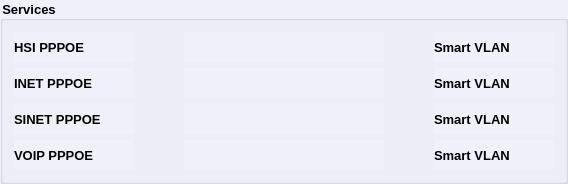
                   <widget class="QGroupBox" name="servicesGB">
                    <property name="minimumSize">
                     <size>
                      <width>0</width>
                      <height>0</height>
                     </size>
                    </property>
                    <property name="font">
                     <font>
                      <family>Tahoma</family>
                      <pointsize>10</pointsize>
                      <bold>true</bold>
                     </font>
                    </property>
                    <property name="styleSheet">
                     <string notr="true">background-color: rgb(240, 240, 250);</string>
                    </property>
                    <property name="title">
                     <string>Services</string>
                    </property>
                    <layout class="QVBoxLayout" name="verticalLayout_5">
                     <item>
                      <layout class="QHBoxLayout" name="horizontalLayout_16">
                       <property name="spacing">
                        <number>50</number>
                       </property>
                       <item>
                        <widget class="QLabel" name="label_29">
                         <property name="minimumSize">
                          <size>
                           <width>120</width>
                           <height>30</height>
                          </size>
                         </property>
                         <property name="maximumSize">
                          <size>
                           <width>120</width>
                           <height>30</height>
                          </size>
                         </property>
                         <property name="font">
                          <font>
                           <family>Tahoma</family>
                           <pointsize>10</pointsize>
                           <bold>true</bold>
                          </font>
                         </property>
                         <property name="text">
                          <string>HSI PPPOE</string>
                         </property>
                        </widget>
                       </item>
                       <item>
                        <widget class="QLabel" name="pppoeLbl">
                         <property name="sizePolicy">
                          <sizepolicy hsizetype="Expanding" vsizetype="Preferred">
                           <horstretch>0</horstretch>
                           <verstretch>0</verstretch>
                          </sizepolicy>
                         </property>
                         <property name="minimumSize">
                          <size>
                           <width>200</width>
                           <height>30</height>
                          </size>
                         </property>
                         <property name="maximumSize">
                          <size>
                           <width>200</width>
                           <height>30</height>
                          </size>
                         </property>
                         <property name="font">
                          <font>
                           <family>Tahoma</family>
                           <pointsize>10</pointsize>
                           <bold>true</bold>
                          </font>
                         </property>
                         <property name="styleSheet">
                          <string notr="true">color: rgb(85, 0, 127);</string>
                         </property>
                         <property name="text">
                          <string/>
                         </property>
                        </widget>
                       </item>
                       <item>
                        <widget class="QLabel" name="hsiVlanLbl">
                         <property name="sizePolicy">
                          <sizepolicy hsizetype="Expanding" vsizetype="Preferred">
                           <horstretch>0</horstretch>
                           <verstretch>0</verstretch>
                          </sizepolicy>
                         </property>
                         <property name="minimumSize">
                          <size>
                           <width>120</width>
                           <height>30</height>
                          </size>
                         </property>
                         <property name="maximumSize">
                          <size>
                           <width>2000</width>
                           <height>30</height>
                          </size>
                         </property>
                         <property name="font">
                          <font>
                           <family>Tahoma</family>
                           <pointsize>10</pointsize>
                           <bold>true</bold>
                          </font>
                         </property>
                         <property name="text">
                          <string>Smart VLAN</string>
                         </property>
                        </widget>
                       </item>
                      </layout>
                     </item>
                     <item>
                      <layout class="QHBoxLayout" name="horizontalLayout_9">
                       <property name="spacing">
                        <number>50</number>
                       </property>
                       <item>
                        <widget class="QLabel" name="label_15">
                         <property name="minimumSize">
                          <size>
                           <width>120</width>
                           <height>30</height>
                          </size>
                         </property>
                         <property name="maximumSize">
                          <size>
                           <width>120</width>
                           <height>30</height>
                          </size>
                         </property>
                         <property name="font">
                          <font>
                           <family>Tahoma</family>
                           <pointsize>10</pointsize>
                           <bold>true</bold>
                          </font>
                         </property>
                         <property name="text">
                          <string>INET PPPOE</string>
                         </property>
                        </widget>
                       </item>
                       <item>
                        <widget class="QLabel" name="inetLbl">
                         <property name="sizePolicy">
                          <sizepolicy hsizetype="Expanding" vsizetype="Preferred">
                           <horstretch>0</horstretch>
                           <verstretch>0</verstretch>
                          </sizepolicy>
                         </property>
                         <property name="minimumSize">
                          <size>
                           <width>200</width>
                           <height>30</height>
                          </size>
                         </property>
                         <property name="maximumSize">
                          <size>
                           <width>200</width>
                           <height>30</height>
                          </size>
                         </property>
                         <property name="font">
                          <font>
                           <family>Tahoma</family>
                           <pointsize>10</pointsize>
                           <bold>true</bold>
                          </font>
                         </property>
                         <property name="styleSheet">
                          <string notr="true">color: rgb(85, 0, 127);</string>
                         </property>
                         <property name="text">
                          <string/>
                         </property>
                        </widget>
                       </item>
                       <item>
                        <widget class="QLabel" name="inetVlanLbl">
                         <property name="sizePolicy">
                          <sizepolicy hsizetype="Expanding" vsizetype="Preferred">
                           <horstretch>0</horstretch>
                           <verstretch>0</verstretch>
                          </sizepolicy>
                         </property>
                         <property name="minimumSize">
                          <size>
                           <width>120</width>
                           <height>30</height>
                          </size>
                         </property>
                         <property name="maximumSize">
                          <size>
                           <width>2000</width>
                           <height>30</height>
                          </size>
                         </property>
                         <property name="font">
                          <font>
                           <family>Tahoma</family>
                           <pointsize>10</pointsize>
                           <bold>true</bold>
                          </font>
                         </property>
                         <property name="text">
                          <string>Smart VLAN</string>
                         </property>
                        </widget>
                       </item>
                      </layout>
                     </item>
                     <item>
                      <layout class="QHBoxLayout" name="horizontalLayout_15">
                       <property name="spacing">
                        <number>50</number>
                       </property>
                       <item>
                        <widget class="QLabel" name="label_27">
                         <property name="minimumSize">
                          <size>
                           <width>120</width>
                           <height>30</height>
                          </size>
                         </property>
                         <property name="maximumSize">
                          <size>
                           <width>120</width>
                           <height>30</height>
                          </size>
                         </property>
                         <property name="font">
                          <font>
                           <family>Tahoma</family>
                           <pointsize>10</pointsize>
                           <bold>true</bold>
                          </font>
                         </property>
                         <property name="text">
                          <string>SINET PPPOE</string>
                         </property>
                        </widget>
                       </item>
                       <item>
                        <widget class="QLabel" name="sinetLbl">
                         <property name="sizePolicy">
                          <sizepolicy hsizetype="Expanding" vsizetype="Preferred">
                           <horstretch>0</horstretch>
                           <verstretch>0</verstretch>
                          </sizepolicy>
                         </property>
                         <property name="minimumSize">
                          <size>
                           <width>200</width>
                           <height>30</height>
                          </size>
                         </property>
                         <property name="maximumSize">
                          <size>
                           <width>200</width>
                           <height>30</height>
                          </size>
                         </property>
                         <property name="font">
                          <font>
                           <family>Tahoma</family>
                           <pointsize>10</pointsize>
                           <bold>true</bold>
                          </font>
                         </property>
                         <property name="styleSheet">
                          <string notr="true">color: rgb(85, 0, 127);</string>
                         </property>
                         <property name="text">
                          <string/>
                         </property>
                        </widget>
                       </item>
                       <item>
                        <widget class="QLabel" name="sinetVlanLbl">
                         <property name="sizePolicy">
                          <sizepolicy hsizetype="Expanding" vsizetype="Preferred">
                           <horstretch>0</horstretch>
                           <verstretch>0</verstretch>
                          </sizepolicy>
                         </property>
                         <property name="minimumSize">
                          <size>
                           <width>120</width>
                           <height>30</height>
                          </size>
                         </property>
                         <property name="maximumSize">
                          <size>
                           <width>2000</width>
                           <height>30</height>
                          </size>
                         </property>
                         <property name="font">
                          <font>
                           <family>Tahoma</family>
                           <pointsize>10</pointsize>
                           <bold>true</bold>
                          </font>
                         </property>
                         <property name="text">
                          <string>Smart VLAN</string>
                         </property>
                        </widget>
                       </item>
                      </layout>
                     </item>
                     <item>
                      <layout class="QHBoxLayout" name="horizontalLayout_12">
                       <property name="spacing">
                        <number>50</number>
                       </property>
                       <item>
                        <widget class="QLabel" name="label_21">
                         <property name="minimumSize">
                          <size>
                           <width>120</width>
                           <height>30</height>
                          </size>
                         </property>
                         <property name="maximumSize">
                          <size>
                           <width>120</width>
                           <height>30</height>
                          </size>
                         </property>
                         <property name="font">
                          <font>
                           <family>Tahoma</family>
                           <pointsize>10</pointsize>
                           <bold>true</bold>
                          </font>
                         </property>
                         <property name="text">
                          <string>VOIP PPPOE</string>
                         </property>
                        </widget>
                       </item>
                       <item>
                        <widget class="QLabel" name="voipLbl">
                         <property name="sizePolicy">
                          <sizepolicy hsizetype="Expanding" vsizetype="Preferred">
                           <horstretch>0</horstretch>
                           <verstretch>0</verstretch>
                          </sizepolicy>
                         </property>
                         <property name="minimumSize">
                          <size>
                           <width>200</width>
                           <height>30</height>
                          </size>
                         </property>
                         <property name="maximumSize">
                          <size>
                           <width>200</width>
                           <height>30</height>
                          </size>
                         </property>
                         <property name="font">
                          <font>
                           <family>Tahoma</family>
                           <pointsize>10</pointsize>
                           <bold>true</bold>
                          </font>
                         </property>
                         <property name="styleSheet">
                          <string notr="true">color: rgb(85, 0, 127);</string>
                         </property>
                         <property name="text">
                          <string/>
                         </property>
                        </widget>
                       </item>
                       <item>
                        <widget class="QLabel" name="voipVlanLbl">
                         <property name="sizePolicy">
                          <sizepolicy hsizetype="Expanding" vsizetype="Preferred">
                           <horstretch>0</horstretch>
                           <verstretch>0</verstretch>
                          </sizepolicy>
                         </property>
                         <property name="minimumSize">
                          <size>
                           <width>120</width>
                           <height>30</height>
                          </size>
                         </property>
                         <property name="maximumSize">
                          <size>
                           <width>2000</width>
                           <height>30</height>
                          </size>
                         </property>
                         <property name="font">
                          <font>
                           <family>Tahoma</family>
                           <pointsize>10</pointsize>
                           <bold>true</bold>
                          </font>
                         </property>
                         <property name="text">
                          <string>Smart VLAN</string>
                         </property>
                        </widget>
                       </item>
                      </layout>
                     </item>
                    </layout>
                   </widget>
